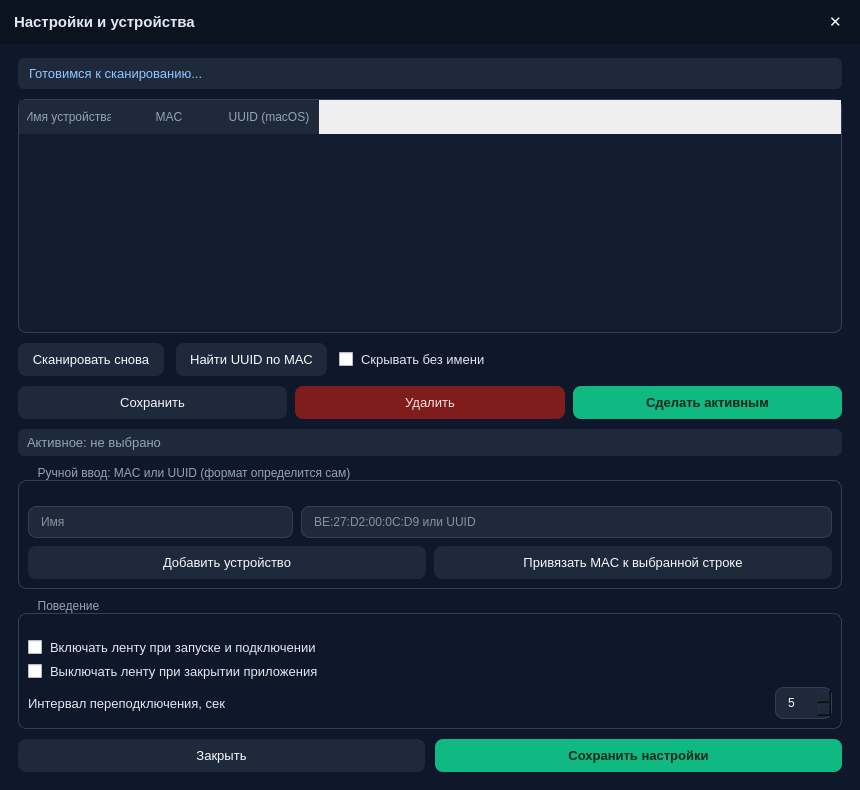
<?xml version="1.0" encoding="UTF-8"?>
<ui version="4.0">
 <class>SettingsWindow</class>
 <widget class="QDialog" name="SettingsWindow">
  <property name="geometry">
   <rect><x>0</x><y>0</y><width>860</width><height>790</height></rect>
  </property>
  <property name="minimumSize"><size><width>800</width><height>720</height></size></property>
  <property name="windowTitle"><string>Настройки</string></property>
  <property name="styleSheet">
   <string notr="true">
QDialog, QWidget#contentWidget { background-color: #0F172A; }
QWidget#titleBar { background-color: #0B1220; }
QLabel { color: #E2E8F0; font-size: 13px; }
QLabel#titleLabel { font-size: 15px; font-weight: bold; }
QLabel#ScanStatusLabel { color: #93C5FD; background-color: #1E293B; border-radius: 6px; padding: 8px; }
QLabel#defaultMacLabel { color: #94A3B8; background-color: #1E293B; border-radius: 6px; padding: 6px; }
QPushButton { background-color: #1E293B; color: #F8FAFC; border: none; border-radius: 8px; padding: 9px 14px; font-size: 13px; }
QPushButton:hover { background-color: #334155; }
QPushButton:disabled { background-color: #172033; color: #64748B; }
QPushButton#save_btn, QPushButton#UseDeviceButton { background-color: #10B981; color: #06281D; font-weight: bold; }
QPushButton#save_btn:hover, QPushButton#UseDeviceButton:hover { background-color: #0EA271; }
QPushButton#RemoveDeviceButton { background-color: #7F1D1D; color: #FEE2E2; }
QPushButton#RemoveDeviceButton:hover { background-color: #991B1B; }
QPushButton#close_btn { background-color: transparent; padding: 6px 12px; font-size: 15px; }
QPushButton#close_btn:hover { background-color: #EF4444; }
QLineEdit, QSpinBox { background-color: #1E293B; color: #F8FAFC; border: 1px solid #334155; border-radius: 8px; padding: 7px 10px; }
QTableWidget { background-color: #111C31; color: #E2E8F0; alternate-background-color: #16233C; border: 1px solid #334155; border-radius: 8px; font-size: 12px; }
QTableWidget::item { padding: 6px; }
QTableWidget::item:selected { background-color: #3B82F6; color: #FFFFFF; }
QHeaderView::section { background-color: #1E293B; color: #94A3B8; border: none; padding: 8px; font-size: 12px; }
QCheckBox { color: #E2E8F0; spacing: 8px; font-size: 13px; }
QGroupBox { color: #94A3B8; border: 1px solid #334155; border-radius: 8px; margin-top: 14px; padding-top: 16px; }
QGroupBox::title { subcontrol-origin: margin; left: 12px; padding: 0 6px; }
   </string>
  </property>
  <layout class="QVBoxLayout" name="mainLayout" stretch="0,1">
   <property name="spacing"><number>0</number></property>
   <property name="leftMargin"><number>0</number></property>
   <property name="topMargin"><number>0</number></property>
   <property name="rightMargin"><number>0</number></property>
   <property name="bottomMargin"><number>0</number></property>
   <item>
    <widget class="QWidget" name="titleBar" native="true">
     <property name="minimumSize"><size><width>0</width><height>44</height></size></property>
     <property name="maximumSize"><size><width>16777215</width><height>44</height></size></property>
     <layout class="QHBoxLayout" name="titleBarLayout" stretch="1,0">
      <property name="leftMargin"><number>14</number></property>
      <property name="topMargin"><number>0</number></property>
      <property name="rightMargin"><number>6</number></property>
      <property name="bottomMargin"><number>0</number></property>
      <item>
       <widget class="QLabel" name="titleLabel"><property name="text"><string>Настройки и устройства</string></property></widget>
      </item>
      <item>
       <widget class="QPushButton" name="close_btn"><property name="text"><string>✕</string></property></widget>
      </item>
     </layout>
    </widget>
   </item>
   <item>
    <widget class="QWidget" name="contentWidget" native="true">
     <layout class="QVBoxLayout" name="contentLayout" stretch="0,1,0,0,0,0,0,0">
      <property name="spacing"><number>10</number></property>
      <property name="leftMargin"><number>18</number></property>
      <property name="topMargin"><number>14</number></property>
      <property name="rightMargin"><number>18</number></property>
      <property name="bottomMargin"><number>18</number></property>
      <item>
       <widget class="QLabel" name="ScanStatusLabel">
        <property name="text"><string>Готовимся к сканированию...</string></property>
        <property name="wordWrap"><bool>true</bool></property>
       </widget>
      </item>
      <item>
       <widget class="QTableWidget" name="DevicesTable">
        <property name="minimumSize"><size><width>0</width><height>180</height></size></property>
        <property name="editTriggers"><set>QAbstractItemView::NoEditTriggers</set></property>
        <property name="selectionMode"><enum>QAbstractItemView::SingleSelection</enum></property>
        <property name="selectionBehavior"><enum>QAbstractItemView::SelectRows</enum></property>
        <property name="alternatingRowColors"><bool>true</bool></property>
        <property name="showGrid"><bool>false</bool></property>
        <property name="columnCount"><number>3</number></property>
        <attribute name="verticalHeaderVisible"><bool>false</bool></attribute>
        <column><property name="text"><string>Имя устройства</string></property></column>
        <column><property name="text"><string>MAC</string></property></column>
        <column><property name="text"><string>UUID (macOS)</string></property></column>
       </widget>
      </item>
      <item>
       <layout class="QHBoxLayout" name="scanRow" stretch="0,0,1">
        <property name="spacing"><number>12</number></property>
        <item>
         <widget class="QPushButton" name="RescanButton"><property name="text"><string>Сканировать снова</string></property></widget>
        </item>
        <item>
         <widget class="QPushButton" name="ResolveUuidButton"><property name="text"><string>Найти UUID по MAC</string></property></widget>
        </item>
        <item>
         <widget class="QCheckBox" name="HideUnnamedChk"><property name="text"><string>Скрывать без имени</string></property></widget>
        </item>
       </layout>
      </item>
      <item>
       <layout class="QHBoxLayout" name="deviceBtnsRow" stretch="1,1,1">
        <property name="spacing"><number>8</number></property>
        <item>
         <widget class="QPushButton" name="SaveDeviceButton"><property name="text"><string>Сохранить</string></property></widget>
        </item>
        <item>
         <widget class="QPushButton" name="RemoveDeviceButton"><property name="text"><string>Удалить</string></property></widget>
        </item>
        <item>
         <widget class="QPushButton" name="UseDeviceButton"><property name="text"><string>Сделать активным</string></property></widget>
        </item>
       </layout>
      </item>
      <item>
       <widget class="QLabel" name="defaultMacLabel">
        <property name="text"><string>Активное: не выбрано</string></property>
        <property name="wordWrap"><bool>true</bool></property>
       </widget>
      </item>
      <item>
       <widget class="QGroupBox" name="manualGroup">
        <property name="title"><string>Ручной ввод: MAC или UUID (формат определится сам)</string></property>
        <layout class="QVBoxLayout" name="manualLayout" stretch="0,0">
         <property name="spacing"><number>8</number></property>
         <item>
          <layout class="QHBoxLayout" name="manualInputRow" stretch="1,2">
           <property name="spacing"><number>8</number></property>
           <item>
            <widget class="QLineEdit" name="deviceNameEdit"><property name="placeholderText"><string>Имя</string></property></widget>
           </item>
           <item>
            <widget class="QLineEdit" name="deviceAddressEdit"><property name="placeholderText"><string>BE:27:D2:00:0C:D9 или UUID</string></property></widget>
           </item>
          </layout>
         </item>
         <item>
          <layout class="QHBoxLayout" name="manualBtnRow" stretch="1,1">
           <property name="spacing"><number>8</number></property>
           <item>
            <widget class="QPushButton" name="AddDeviceButton"><property name="text"><string>Добавить устройство</string></property></widget>
           </item>
           <item>
            <widget class="QPushButton" name="BindMacButton"><property name="text"><string>Привязать MAC к выбранной строке</string></property></widget>
           </item>
          </layout>
         </item>
        </layout>
       </widget>
      </item>
      <item>
       <widget class="QGroupBox" name="behaviorGroup">
        <property name="title"><string>Поведение</string></property>
        <layout class="QVBoxLayout" name="behaviorLayout" stretch="0,0,0">
         <property name="spacing"><number>8</number></property>
         <item>
          <widget class="QCheckBox" name="autoOnStartChk"><property name="text"><string>Включать ленту при запуске и подключении</string></property></widget>
         </item>
         <item>
          <widget class="QCheckBox" name="autoOffExitChk"><property name="text"><string>Выключать ленту при закрытии приложения</string></property></widget>
         </item>
         <item>
          <layout class="QHBoxLayout" name="reconnectRow" stretch="1,0">
           <item>
            <widget class="QLabel" name="reconnectLabel"><property name="text"><string>Интервал переподключения, сек</string></property></widget>
           </item>
           <item>
            <widget class="QSpinBox" name="reconnectSpin">
             <property name="minimum"><number>1</number></property>
             <property name="maximum"><number>60</number></property>
             <property name="value"><number>5</number></property>
            </widget>
           </item>
          </layout>
         </item>
        </layout>
       </widget>
      </item>
      <item>
       <layout class="QHBoxLayout" name="bottomRow" stretch="1,1">
        <property name="spacing"><number>10</number></property>
        <item>
         <widget class="QPushButton" name="cancel_btn"><property name="text"><string>Закрыть</string></property></widget>
        </item>
        <item>
         <widget class="QPushButton" name="save_btn"><property name="text"><string>Сохранить настройки</string></property></widget>
        </item>
       </layout>
      </item>
     </layout>
    </widget>
   </item>
  </layout>
 </widget>
 <resources/>
 <connections/>
</ui>
